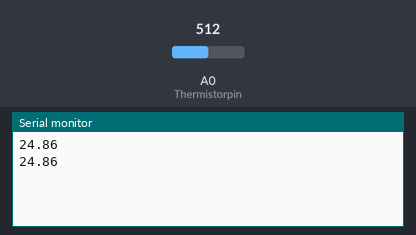
A sketch run on a simulated Arduino Uno, built with avr-gcc and run on an emulated ATmega328P. Parts: the last lines printed to the serial monitor. Inputs (shaded band) come from the test bench; at power-on: A0 (Thermistorpin) = 512.

Above: at 1.8 s.
1.9 s: A0 (Thermistorpin) set to 716
At 2.7 s:
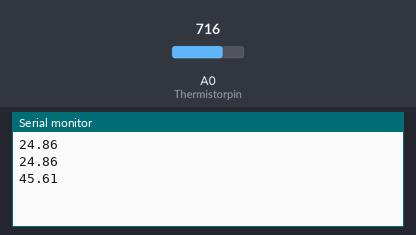
3.4 s: A0 (Thermistorpin) set to 900
At 4.8 s:
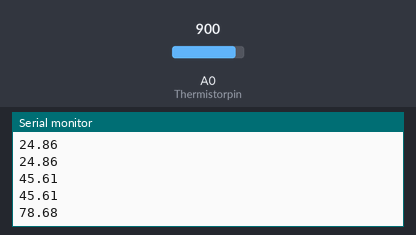
Timing chart, 0 to 6.4 s (numbered marks = the images above; inputs shaded):
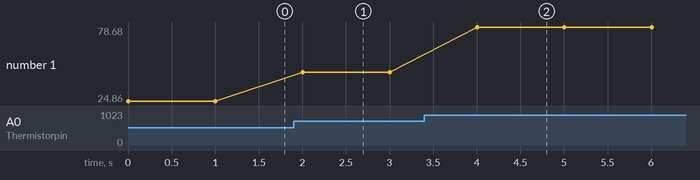

Measured:
- after the input at 1.9 s, the serial monitor: prints a new line after 0.10 s (image 1)
- after the input at 3.4 s, the serial monitor: prints a new line after 0.60 s (image 2)
- plotted number 1: 24.86 → 45.61 after the input at 1.9 s, 45.61 → 78.68 after the input at 3.4 s

The sketch:

thermicontrole.ino
```cpp
#include <Wire.h>

#define Thermistorpin 0

float test=7;
int CAN;
float R0 = 10000;
float Rthm,T;
String temp;
char buff[10];
int buffzise=0;
//const float a=-6e-12 ,b=5e-07 ,c=-0.0112,d=92.268; //polynomial -5 to 100
const float A=3861.42059 ,B=0.02359875; //exp
void setup() {
  Wire.begin('T'); // join i2c bus (address optional for master)
  Serial.begin(115200);
  Wire.onRequest(requestEvent); // register event
}

void loop() {
  CAN=analogRead(Thermistorpin);

  Rthm=(1024*R0)/CAN-R0;

  //T=pow(Rthm,3)*a+pow(Rthm,2)*b+Rthm*c+d; //polynomial -5 to 100
  T=A/log(Rthm/B)-273.16; //exp
  //buffzise=sprintf(buff,"%f hello",test);
  temp = String(T);
  temp.toCharArray(buff,sizeof(buff));
  Serial.println(buff);
  delay(1000);
}

void requestEvent() {
  Wire.write(buff); // respond with message
}
```
